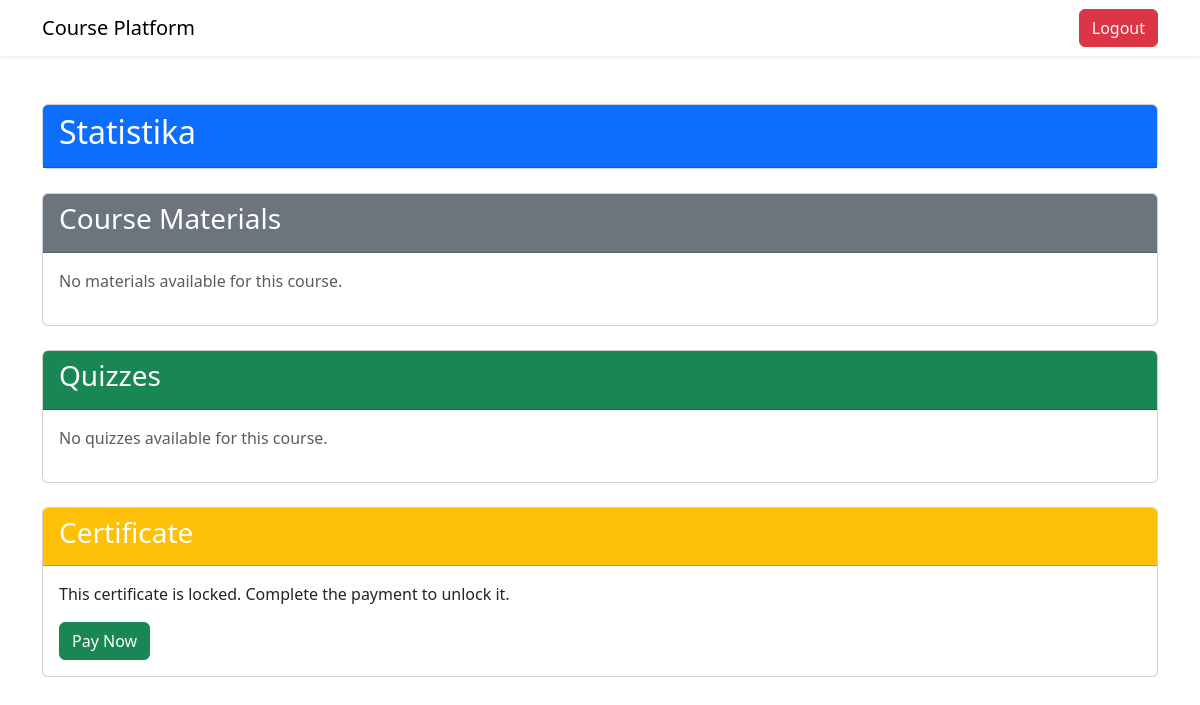
The app's page /student/course/1 (signed in), older data.
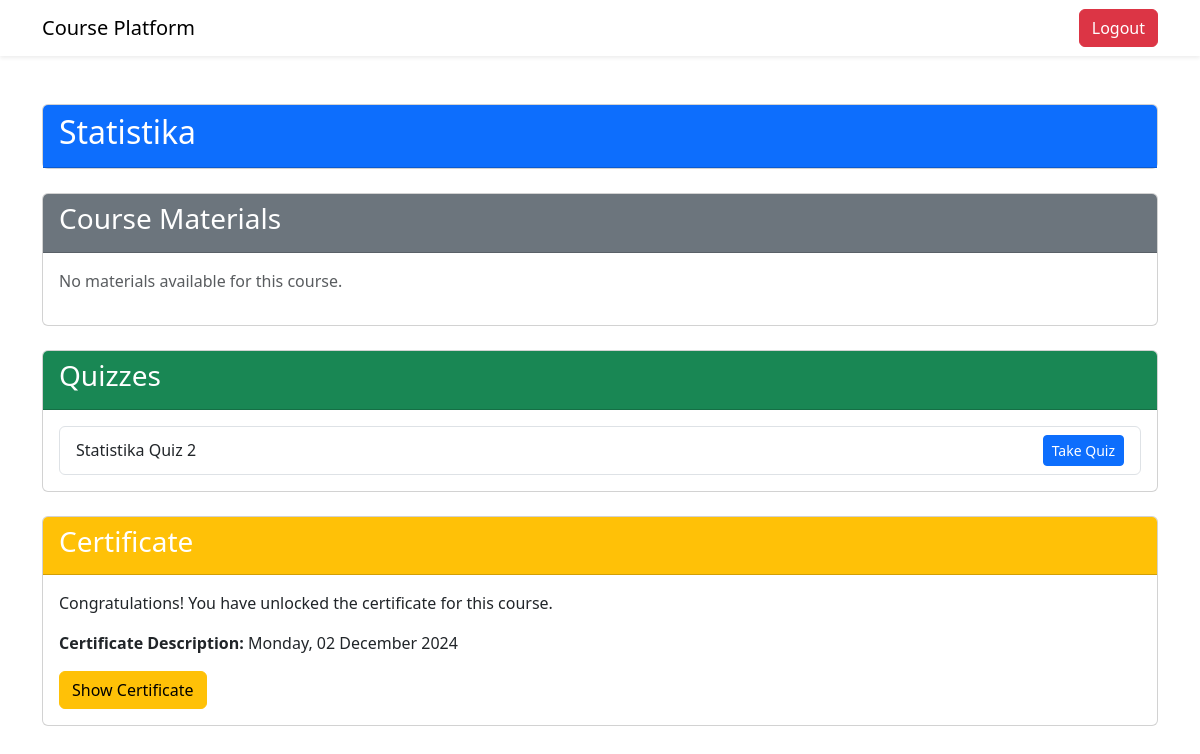
The same page, newer data.
### tables this page shows
CREATE TABLE quiz (
                id INTEGER PRIMARY KEY AUTOINCREMENT,
                id_kursus INTEGER,
                title TEXT NOT NULL,
                FOREIGN KEY (id_kursus) REFERENCES kursus(id_kursus)
            );

CREATE TABLE sertifikat (
                id_sertifikat INTEGER PRIMARY KEY AUTOINCREMENT,
                id_peserta INTEGER,
                id_kursus INTEGER,
                keterangan TEXT NOT NULL,
                FOREIGN KEY (id_peserta) REFERENCES peserta(id_peserta),
                FOREIGN KEY (id_kursus) REFERENCES kursus(id_kursus)
            );

### features/student.py (the view)
    def student_course_detail(self, course_id):
        if not session.get('email') or session.get('role') != 'user':
            return redirect(url_for('home'))
        email = session.get('email')
        student = query_db('SELECT * FROM peserta WHERE email = ?', [email], one=True)
        if not student:
            return redirect(url_for('home'))
        student_id = student['id_peserta']
        course = query_db('SELECT * FROM kursus WHERE id_kursus = ?', [course_id], one=True)
        materis = query_db('SELECT * FROM materi WHERE id_kursus = ?', [course_id])
        quiz = query_db('SELECT * FROM quiz WHERE id_kursus = ?', [course_id])
        if not course:
            return redirect(url_for('home'))
        payment = query_db(
            'SELECT * FROM pembayaran WHERE id_peserta = ? AND id_kursus = ?',
            [student_id, course_id],
            one=True
        )
        certificate = None
        if payment and payment['status'] == 'paid':
            certificate = query_db(
                'SELECT * FROM sertifikat WHERE id_peserta = ? AND id_kursus = ?',
                [student_id, course_id],
                one=True
            )
        return render_template(
            'student/course_detail.html',
            course=course,
            materis=materis,
            quiz=quiz,
            payment=payment,
            certificate=certificate
        )

### database.py (called while the page is built)
def get_db():
    db = getattr(g, '_database', None)
    if db is None:
        db = g._database = sqlite3.connect(DATABASE)
        db.row_factory = sqlite3.Row
    return db

def query_db(query, args=(), one=False):
    cur = get_db().execute(query, args)
    rv = cur.fetchall()
    cur.close()
    get_db().commit()
    return (rv[0] if rv else None) if one else rv

### templates/student/course_detail.html (shortened to what this page needs)
<!DOCTYPE html>
<html lang="en">
<head>
    <link href="https://cdn.jsdelivr.net/npm/bootstrap@5.3.0-alpha3/dist/css/bootstrap.min.css" rel="stylesheet">
</head>
<body>
    <nav class="navbar navbar-expand-lg navbar-light bg-white shadow-sm">
        <div class="container">
            <a class="navbar-brand" href="/">Course Platform</a>
            <div class="d-flex">
                <a href="/logout" class="btn btn-danger">Logout</a>
            </div>
        </div>
    </nav>
    <div class="container my-5">
        <div class="card mb-4">
            <div class="card-header bg-primary text-white">
                <h2>{{ course.nama_kursus }}</h2>
            </div>
        </div>
        <div class="card mb-4">
            <div class="card-header bg-secondary text-white">
                <h3>Course Materials</h3>
            </div>
            <div class="card-body">
                {% if materis %}
                <ul class="list-group">
                    {% for materi in materis %}
                    <li class="list-group-item">
                        <h5 id="text-container-{{ materi.id_materi }}"></h5>
                        {% if materi.link_youtube_video %}
                        <br>
                        <a href="{{ materi.link_youtube_video }}" target="_blank" class="btn btn-link m-0 p-0">Watch
                            Video</a>
                        {% endif %}
                    </li>
                    {% endfor %}
                </ul>
                {% else %}
                <p class="text-muted">No materials available for this course.</p>
                {% endif %}
            </div>
        </div>
        <div class="card">
            <div class="card-header bg-success text-white">
                <h3>Quizzes</h3>
            </div>
            <div class="card-body">
                {% if quiz %}
                <ul class="list-group">
                    {% for q in quiz %}
                    <li class="list-group-item d-flex justify-content-between align-items-center">
                        {{ q.title }}
                        <a href="{{ url_for('take_quizs', quiz_id=q.id) }}" class="btn btn-primary btn-sm">
                            Take Quiz
                        </a>
                    </li>
                    {% endfor %}
                </ul>
                {% else %}
                <p class="text-muted">No quizzes available for this course.</p>
                {% endif %}
            </div>
        </div>
        <div class="card mt-4">
            <div class="card-header bg-warning text-white">
                <h3>Certificate</h3>
            </div>
            <div class="card-body">
                {% if payment and payment.status == 'paid' %}
                {% if certificate %}
                <p>Congratulations! You have unlocked the certificate for this course.</p>
                <p><strong>Certificate Description:</strong> {{ certificate.keterangan }}</p>
                <a href="/certificate/{{ payment.id_kursus }}/{{ payment.id_peserta }}" class="btn btn-warning">Show
                    Certificate</a>
                {% else %}
                <p>Your payment is successful, but the certificate has not been issued yet.</p>
                <a href="/request-certificate/{{ payment.id_kursus }}/{{ payment.id_peserta }}"
                    class="btn btn-warning">Request Certificate</a>
                {% endif %}
                {% else %}
                <p>This certificate is locked. Complete the payment to unlock it.</p>
                <a href="{{ url_for('payment', course_id=course.id_kursus) }}" class="btn btn-success">Pay Now</a>
                {% endif %}
            </div>
        </div>
    </div>
</body>
</html>

Row changes from the older to the newer data that the page shows:
added quiz: title "Statistika Quiz 2"
added sertifikat: keterangan "Monday, 02 December 2024"
Text that changed along with them:
text no longer shown: "No quizzes available for this course. This certificate is locked. Complete the payment to unlock it. Pay Now"
text now shown: "Congratulations! You have unlocked the certificate for this course. Certificate Description: Show Certificate"
